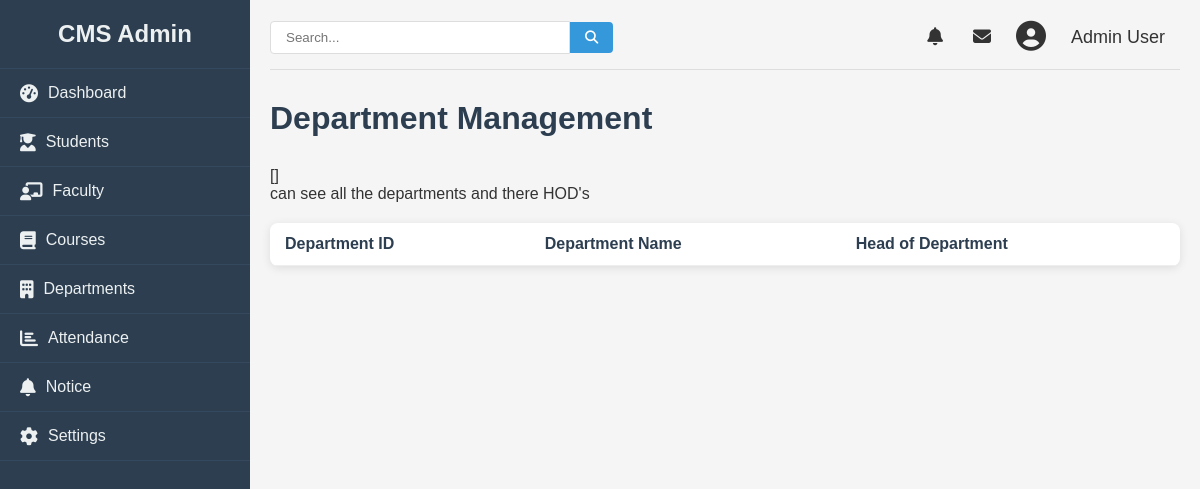
Page /admin/department (signed in) on the earlier database version.
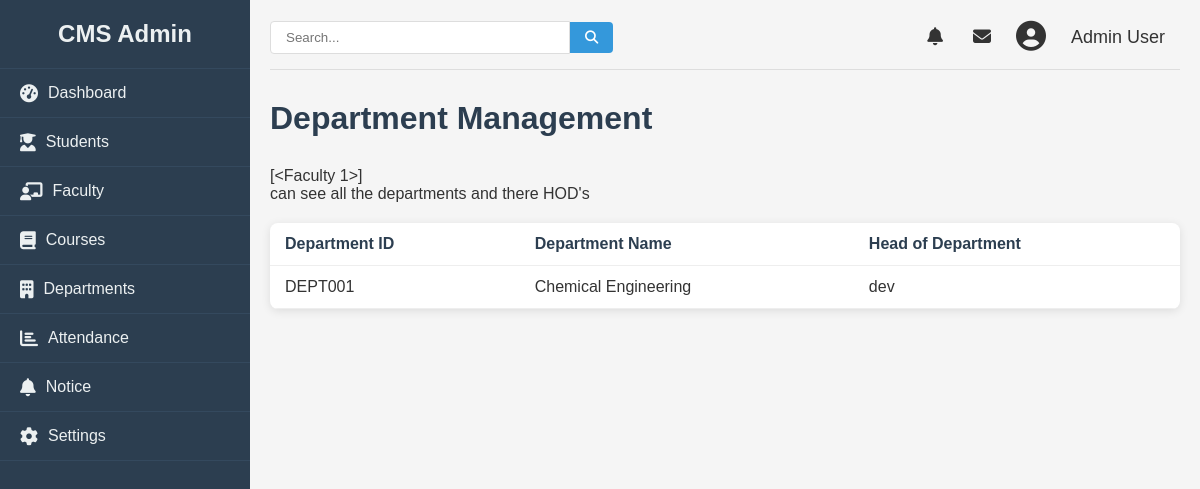
Same page on the later database version.
### college/model.py (models this page shows, shortened)
class Faculty(db.Model):
    id = db.Column(db.Integer, primary_key=True)
    name = db.Column(db.String(100), nullable=False)
    facultyid = db.Column(db.Integer, nullable=False)
    education = db.Column(db.String(100), nullable=False)
    email = db.Column(db.String(100), nullable=False)
    phone = db.Column(db.Integer, nullable=False)
    department = db.Column(db.Integer, nullable=False)
    role = db.Column(db.String, nullable=False)
    dob = db.Column(db.Date, nullable=False)
    doj = db.Column(db.Date, nullable=False)
    gender = db.Column(db.String, nullable=False)
    address = db.Column(db.String, nullable=False)

### college/admin/adminroute.py (the view)
@app.route("/admin/department", methods = ["GET", "POST"])
def dept():
    logged = 'user_id' in session
    if logged:
        users = Faculty.query.filter_by(role="Head of the Department").all()
        print(users)
        return render_template("department.html", hod = users)
    else:
        return redirect(url_for("login"))

### college/admin/templates/department.html (shortened to what this page needs)
{% from "macro/cmsnav.html" import cmsnav%}
{%extends "admbase.html"%}
{%block head%}
<link rel="stylesheet" href="{{url_for('static', filename='css/styles.css')}}">
<link rel="stylesheet" href="https://cdnjs.cloudflare.com/ajax/libs/font-awesome/6.4.0/css/all.min.css">
{%endblock%}
{%block content%}
<div class="container" w-tid="21">
    {{cmsnav()}}
    <main class="main-content" w-tid="111">
        <header class="top-header" w-tid="113">
            <div class="search-box" w-tid="115">
                <input type="text" placeholder="Search..." w-tid="117" />
                <button w-tid="119"><i class="fas fa-search" w-tid="121"></i></button>
            </div>
            <div class="user-profile" w-tid="123">
                <span class="notification" w-tid="125"><i class="fas fa-bell" w-tid="127"></i></span>
                <span class="message" w-tid="129"><i class="fas fa-envelope" w-tid="131"></i></span>
                <div class="profile-img" w-tid="133">
                    <i class="fas fa-user-circle" w-tid="135"></i>
                </div>
                <span class="username" w-tid="137">Admin User</span>
            </div>
        </header>
        <div id="dashboard-page" class="content-section" w-tid="139">
            <div class="dashboard" w-tid="141">
                <h1 w-tid="357">Department Management</h1>
                {{hod}}
                <div class="students-header" w-tid="359">
                    <p w-tid="361">can see all the departments and there HOD's</p>
                </div>
                <div class="students-table" w-tid="875">
                    <table w-tid="877">
                        <thead w-tid="879">
                            <tr w-tid="881">
                                <th w-tid="883">Department ID</th>
                                <th w-tid="885">Department Name</th>
                                <th w-tid="887">Head of Department</th>
                            </tr>
                        </thead>
                        <tbody w-tid="899">
                            <tr w-tid="901">
                                {%for user in hod%}
                                <td w-tid="903">DEPT001</td>
                                <td w-tid="905">{{user.department}}</td>
                                <td w-tid="903">{{user.name}}</td>
                                {%endfor%}
                            </tr>
                        </tbody>
                    </table>
                </div>
            </div>
        </div>
    </main>
</div>
{%endblock%}

Differences in the rows shown:
added Faculty: department "Chemical Engineering", name "dev"
Other differences:
{{ hod }}: "[]" → "[<Faculty 1>]"
